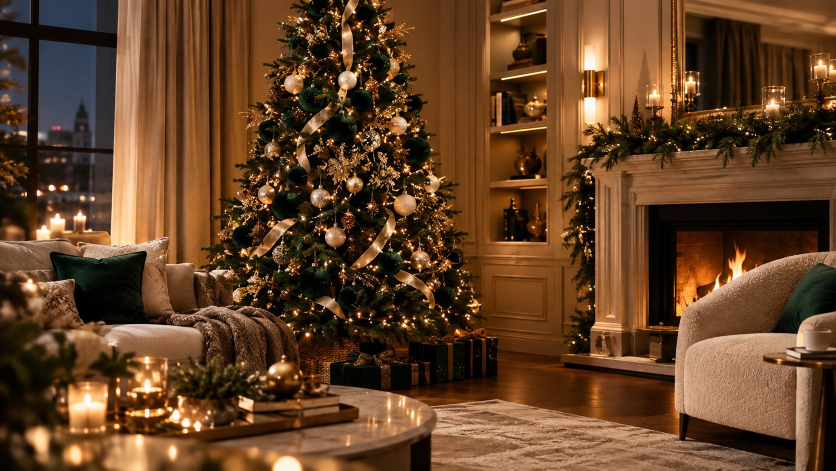
#> input picture docs/img/palette-room.jpg, 1672 x 941 px (shown at 1/2 size)
$ python -i make_reel.py   (imports and definitions only)
#> lines starting #> are read from the running program, lines starting #| are printed output that depends on the picture
"""Рилс Soul of Home: 8 бесплатных уроков. 1080×1920, 30 fps, H.264 + тихая дорожка AAC.
Сцены: заставка → 8 уроков (проезд камеры по инфографике) → финал. Переходы — мягкое растворение."""
import math, subprocess, os
from PIL import Image, ImageDraw, ImageFont, ImageFilter
from fontTools.ttLib import TTFont

W, H, FPS = 1080, 1920, 30
HERE = os.path.dirname(os.path.abspath(__file__))
IMG = os.path.join(HERE, '..', '..', 'docs', 'img') + os.sep   # картинки уроков с сайта
PINE, PINE2, IVORY, GOLD, GOLD_SOFT = (14, 28, 22), (22, 40, 31), (246, 241, 228), (199, 154, 70), (228, 199, 126)

LESSONS = [
    ('Цвет', 'Палитра ёлки и комнаты по правилу 60 · 30 · 10', 'Три цвета в нужной пропорции дают спокойную и собранную картинку вместо пёстрой.', 'palette-room.jpg'),
    ('Свет', 'Тёплый свет: 2700 K и три уровня освещения', 'Главная причина «неуютной» комнаты — одна холодная люстра под потолком.', 'lesson-light.jpg'),
    ('Фактура', 'Правило трёх текстур', 'Гладкое, мягкое и рельефное рядом — и однотонный интерьер становится тёплым.', 'lesson-textures.jpg'),
    ('Ручная работа', 'Как сделать первый бархатный шар', 'Мастер-класс в 6 шагов: бархат, вышивка, бусины, шапочка и лента.', 'masterclass-velvet.jpg'),
    ('Праздник', 'Как нарядить ёлку, чтобы она выглядела объёмной', 'Порядок украшения, от которого зависит, будет ли ёлка «дизайнерской».', 'masterclass-tree.jpg'),
    ('Текстиль', 'Подушки и пледы: как сочетать текстиль', 'Самый быстрый способ сменить настроение комнаты к сезону — без ремонта.', 'lesson-pillows.jpg'),
    ('Уход', 'Как хранить бархатные и вышитые игрушки', 'Чтобы шары ручной работы оставались красивыми через десять лет.', 'lesson-storage.jpg'),
    ('Подарки', 'Как упаковать подарок ручной работы', 'Упаковка и открытка с историей делают из вещи подарок, который сохраняют.', 'lesson-gift.jpg'),
]
T_INTRO, T_LESSON, T_OUTRO, T_X = 2.8, 4.6, 3.6, 0.45   # секунды; T_X — растворение между сценами

# ---------- шрифты ----------
LORA = os.environ.get('LORA_TTF', '/usr/share/fonts/truetype/google-fonts/Lora-Variable.ttf')   # шрифт Lora (Google Fonts, OFL)
def _ttf(name):  # Manrope с сайта (woff2) → ttf рядом со скриптом при первом запуске
    out = os.path.join(HERE, name + '.ttf')
    if not os.path.exists(out):
        f = TTFont(os.path.join(HERE, '..', '..', 'docs', 'fonts', name + '.woff2')); f.flavor = None; f.save(out)
    return out
# [1 line that did not run here, left out]
# [1 line that did not run here, left out]
_cache = {}
# [9 lines left out: function font, not called in this run]

class Txt:
    """Текст с подбором шрифта по символу (кириллица / латиница и цифры у Manrope — в разных файлах)."""
    def __init__(self, kind, size, wght=None):
        self.kind, self.size, self.wght = kind, size, wght
    # [9 lines left out: function runs, not called in this run]
    def width(self, s, track=0):
        return sum(f.getlength(t) for f, t in self.runs(s)) + track * max(0, len(s) - 1)
    # [15 lines left out: functions draw, wrap, not called in this run]

EYEBROW = Txt('sans', 30, 700)
TITLE = Txt('serif', 66, 500)
CAPTION = Txt('sans', 38, 500)
SMALL = Txt('sans', 30, 600)
BIG = Txt('serif', 96, 500)

def ease(t): return 0.5 - 0.5 * math.cos(math.pi * max(0.0, min(1.0, t)))
def ease_out(t): t = max(0.0, min(1.0, t)); return 1 - (1 - t) ** 3

def rgba(c, a): return c + (int(255 * max(0, min(1, a))),)

# [6 lines left out: function text_block, not called in this run]

# ---------- подготовка картинок ----------
def prep(name):
#> called with name = '../../docs/img/palette-room.jpg'
    im = Image.open(IMG + name).convert('RGB')
#> im is the input picture: PIL image 1672x941 RGB; mean R, G, B 99.7, 65.6, 37.6
    bg = im.copy()
    s = max(W / bg.width, H / bg.height) * 1.15
#> s = 2.35
    bg = bg.resize((int(bg.width * s), int(bg.height * s)), Image.LANCZOS)
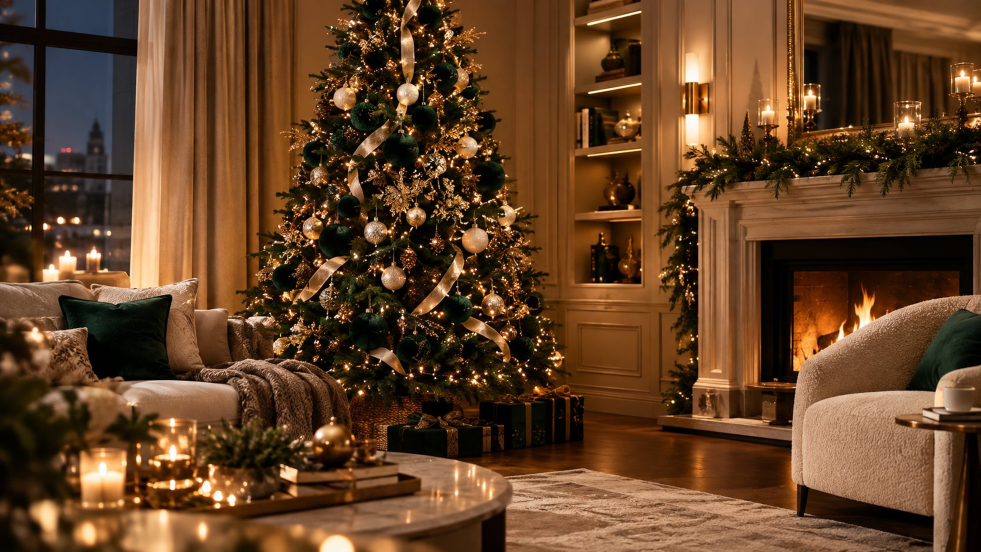
#> bg: PIL image 3923x2208 RGB (shown at 1/4 size); mean R, G, B 99.7, 65.6, 37.6
    bg = bg.crop(((bg.width - W) // 2, (bg.height - H) // 2, (bg.width - W) // 2 + W, (bg.height - H) // 2 + H))
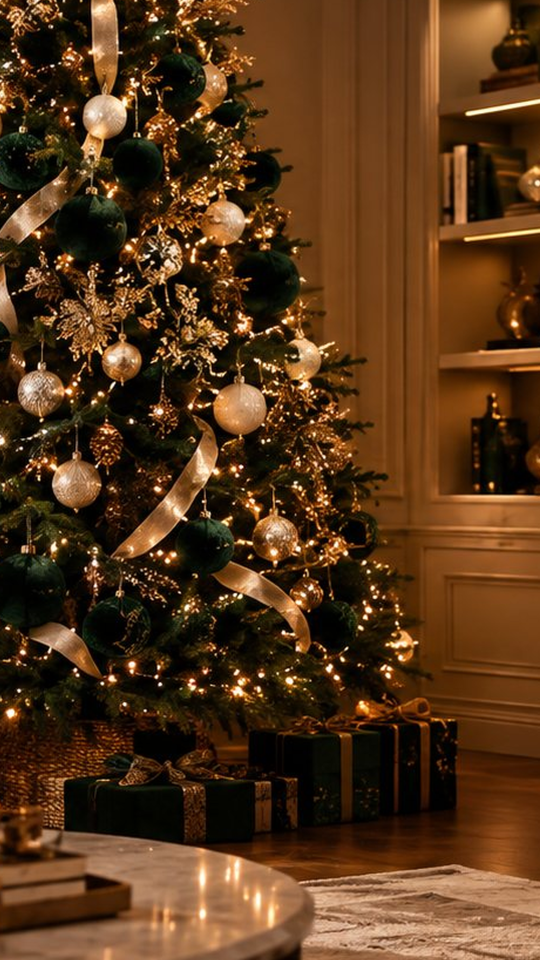
#> bg: PIL image 1080x1920 RGB (shown at 1/2 size); mean R, G, B 85.8, 53.7, 25.9
    bg = bg.filter(ImageFilter.GaussianBlur(38))
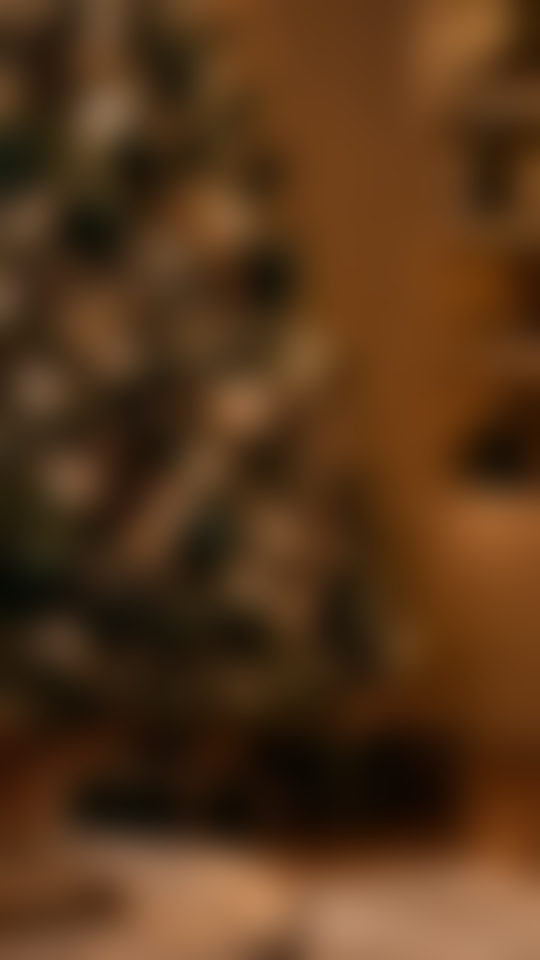
#> bg: PIL image 1080x1920 RGB (shown at 1/2 size); mean R, G, B 85.8, 53.7, 25.9
    bg = Image.blend(bg, Image.new('RGB', (W, H), PINE), 0.72)
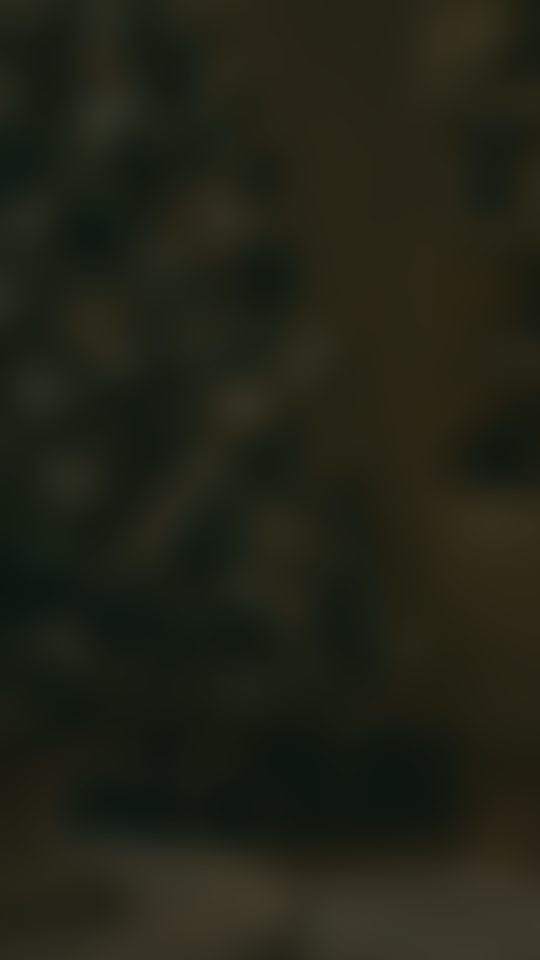
#> bg: PIL image 1080x1920 RGB (shown at 1/2 size); mean R, G, B 33.6, 34.7, 22.6
    return im, bg

WIN = (60, 600, W - 60, 1380)          # окно с инфографикой: 960×780
WIN_W, WIN_H = WIN[2] - WIN[0], WIN[3] - WIN[1]
mask_cache = {}
# [163 lines left out: functions round_mask, segments, brand, lesson_frame, intro_frame, outro_frame and 3 more, not called in this run]

# [8 lines not run here, left out]

>>> result = prep('../../docs/img/palette-room.jpg')
